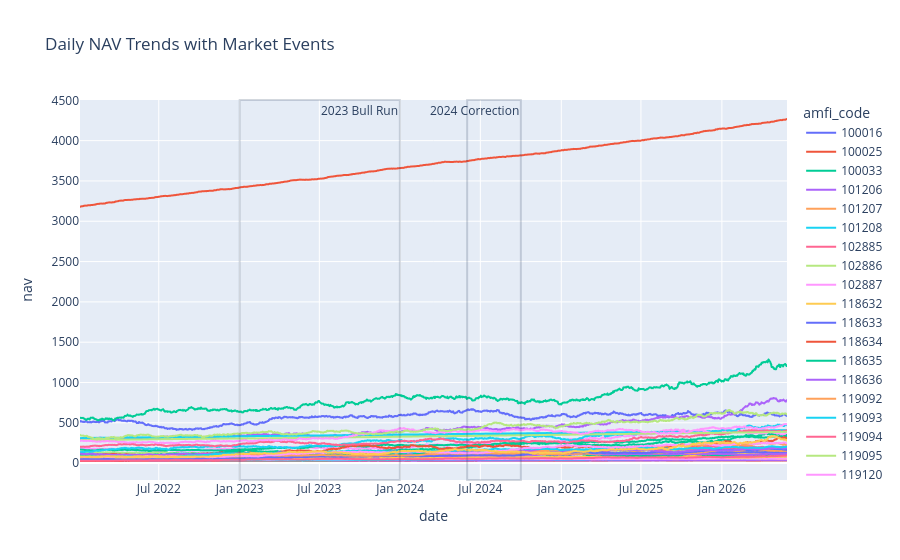

Notebook cell for this chart:
### Code cell
fig = px.line(
    nav,
    x="date",
    y="nav",
    color="amfi_code",
    title="Daily NAV Trends with Market Events"
)

# 2023 Bull Run
fig.add_vrect(
    x0="2023-01-01",
    x1="2023-12-31",
    annotation_text="2023 Bull Run",
    opacity=0.2
)

# 2024 Correction
fig.add_vrect(
    x0="2024-06-01",
    x1="2024-10-01",
    annotation_text="2024 Correction",
    opacity=0.2
)

fig.show()

### Figure 1 — Plotly figure (JSON) as saved in the notebook; plotly's stock layout.template omitted (floating-point values rounded to 4 significant figures; data arrays with more than 128 entries replaced by an {"elided": "..."} marker saying what was removed)
{"data": [{"hovertemplate": "amfi_code=100016<br>date=%{x}<br>nav=%{y}<extra></extra>", "legendgroup": "100016", "line": {"color": "#636efa", "dash": "solid"}, "marker": {"symbol": "circle"}, "mode": "lines", "name": "100016", "showlegend": true, "type": "scattergl", "x": {"elided": "1150 str values"}, "xaxis": "x", "y": {"elided": "1150 float values"}, "yaxis": "y"}, {"hovertemplate": "amfi_code=100025<br>date=%{x}<br>nav=%{y}<extra></extra>", "legendgroup": "100025", "line": {"color": "#EF553B", "dash": "solid"}, "marker": {"symbol": "circle"}, "mode": "lines", "name": "100025", "showlegend": true, "type": "scattergl", "x": {"elided": "1150 str values"}, "xaxis": "x", "y": {"elided": "1150 float values"}, "yaxis": "y"}, {"hovertemplate": "amfi_code=100033<br>date=%{x}<br>nav=%{y}<extra></extra>", "legendgroup": "100033", "line": {"color": "#00cc96", "dash": "solid"}, "marker": {"symbol": "circle"}, "mode": "lines", "name": "100033", "showlegend": true, "type": "scattergl", "x": {"elided": "1150 str values"}, "xaxis": "x", "y": {"elided": "1150 float values"}, "yaxis": "y"}, {"hovertemplate": "amfi_code=101206<br>date=%{x}<br>nav=%{y}<extra></extra>", "legendgroup": "101206", "line": {"color": "#ab63fa", "dash": "solid"}, "marker": {"symbol": "circle"}, "mode": "lines", "name": "101206", "showlegend": true, "type": "scattergl", "x": {"elided": "1150 str values"}, "xaxis": "x", "y": {"elided": "1150 float values"}, "yaxis": "y"}, {"hovertemplate": "amfi_code=101207<br>date=%{x}<br>nav=%{y}<extra></extra>", "legendgroup": "101207", "line": {"color": "#FFA15A", "dash": "solid"}, "marker": {"symbol": "circle"}, "mode": "lines", "name": "101207", "showlegend": true, "type": "scattergl", "x": {"elided": "1150 str values"}, "xaxis": "x", "y": {"elided": "1150 float values"}, "yaxis": "y"}, {"hovertemplate": "amfi_code=101208<br>date=%{x}<br>nav=%{y}<extra></extra>", "legendgroup": "101208", "line": {"color": "#19d3f3", "dash": "solid"}, "marker": {"symbol": "circle"}, "mode": "lines", "name": "101208", "showlegend": true, "type": "scattergl", "x": {"elided": "1150 str values"}, "xaxis": "x", "y": {"elided": "1150 float values"}, "yaxis": "y"}, {"hovertemplate": "amfi_code=102885<br>date=%{x}<br>nav=%{y}<extra></extra>", "legendgroup": "102885", "line": {"color": "#FF6692", "dash": "solid"}, "marker": {"symbol": "circle"}, "mode": "lines", "name": "102885", "showlegend": true, "type": "scattergl", "x": {"elided": "1150 str values"}, "xaxis": "x", "y": {"elided": "1150 float values"}, "yaxis": "y"}, {"hovertemplate": "amfi_code=102886<br>date=%{x}<br>nav=%{y}<extra></extra>", "legendgroup": "102886", "line": {"color": "#B6E880", "dash": "solid"}, "marker": {"symbol": "circle"}, "mode": "lines", "name": "102886", "showlegend": true, "type": "scattergl", "x": {"elided": "1150 str values"}, "xaxis": "x", "y": {"elided": "1150 float values"}, "yaxis": "y"}, {"hovertemplate": "amfi_code=102887<br>date=%{x}<br>nav=%{y}<extra></extra>", "legendgroup": "102887", "line": {"color": "#FF97FF", "dash": "solid"}, "marker": {"symbol": "circle"}, "mode": "lines", "name": "102887", "showlegend": true, "type": "scattergl", "x": {"elided": "1150 str values"}, "xaxis": "x", "y": {"elided": "1150 float values"}, "yaxis": "y"}, {"hovertemplate": "amfi_code=118632<br>date=%{x}<br>nav=%{y}<extra></extra>", "legendgroup": "118632", "line": {"color": "#FECB52", "dash": "solid"}, "marker": {"symbol": "circle"}, "mode": "lines", "name": "118632", "showlegend": true, "type": "scattergl", "x": {"elided": "1150 str values"}, "xaxis": "x", "y": {"elided": "1150 float values"}, "yaxis": "y"}, {"hovertemplate": "amfi_code=118633<br>date=%{x}<br>nav=%{y}<extra></extra>", "legendgroup": "118633", "line": {"color": "#636efa", "dash": "solid"}, "marker": {"symbol": "circle"}, "mode": "lines", "name": "118633", "showlegend": true, "type": "scattergl", "x": {"elided": "1150 str values"}, "xaxis": "x", "y": {"elided": "1150 float values"}, "yaxis": "y"}, {"hovertemplate": "amfi_code=118634<br>date=%{x}<br>nav=%{y}<extra></extra>", "legendgroup": "118634", "line": {"color": "#EF553B", "dash": "solid"}, "marker": {"symbol": "circle"}, "mode": "lines", "name": "118634", "showlegend": true, "type": "scattergl", "x": {"elided": "1150 str values"}, "xaxis": "x", "y": {"elided": "1150 float values"}, "yaxis": "y"}, {"hovertemplate": "amfi_code=118635<br>date=%{x}<br>nav=%{y}<extra></extra>", "legendgroup": "118635", "line": {"color": "#00cc96", "dash": "solid"}, "marker": {"symbol": "circle"}, "mode": "lines", "name": "118635", "showlegend": true, "type": "scattergl", "x": {"elided": "1150 str values"}, "xaxis": "x", "y": {"elided": "1150 float values"}, "yaxis": "y"}, {"hovertemplate": "amfi_code=118636<br>date=%{x}<br>nav=%{y}<extra></extra>", "legendgroup": "118636", "line": {"color": "#ab63fa", "dash": "solid"}, "marker": {"symbol": "circle"}, "mode": "lines", "name": "118636", "showlegend": true, "type": "scattergl", "x": {"elided": "1150 str values"}, "xaxis": "x", "y": {"elided": "1150 float values"}, "yaxis": "y"}, {"hovertemplate": "amfi_code=119092<br>date=%{x}<br>nav=%{y}<extra></extra>", "legendgroup": "119092", "line": {"color": "#FFA15A", "dash": "solid"}, "marker": {"symbol": "circle"}, "mode": "lines", "name": "119092", "showlegend": true, "type": "scattergl", "x": {"elided": "1150 str values"}, "xaxis": "x", "y": {"elided": "1150 float values"}, "yaxis": "y"}, {"hovertemplate": "amfi_code=119093<br>date=%{x}<br>nav=%{y}<extra></extra>", "legendgroup": "119093", "line": {"color": "#19d3f3", "dash": "solid"}, "marker": {"symbol": "circle"}, "mode": "lines", "name": "119093", "showlegend": true, "type": "scattergl", "x": {"elided": "1150 str values"}, "xaxis": "x", "y": {"elided": "1150 float values"}, "yaxis": "y"}, {"hovertemplate": "amfi_code=119094<br>date=%{x}<br>nav=%{y}<extra></extra>", "legendgroup": "119094", "line": {"color": "#FF6692", "dash": "solid"}, "marker": {"symbol": "circle"}, "mode": "lines", "name": "119094", "showlegend": true, "type": "scattergl", "x": {"elided": "1150 str values"}, "xaxis": "x", "y": {"elided": "1150 float values"}, "yaxis": "y"}, {"hovertemplate": "amfi_code=119095<br>date=%{x}<br>nav=%{y}<extra></extra>", "legendgroup": "119095", "line": {"color": "#B6E880", "dash": "solid"}, "marker": {"symbol": "circle"}, "mode": "lines", "name": "119095", "showlegend": true, "type": "scattergl", "x": {"elided": "1150 str values"}, "xaxis": "x", "y": {"elided": "1150 float values"}, "yaxis": "y"}, {"hovertemplate": "amfi_code=119120<br>date=%{x}<br>nav=%{y}<extra></extra>", "legendgroup": "119120", "line": {"color": "#FF97FF", "dash": "solid"}, "marker": {"symbol": "circle"}, "mode": "lines", "name": "119120", "showlegend": true, "type": "scattergl", "x": {"elided": "1150 str values"}, "xaxis": "x", "y": {"elided": "1150 float values"}, "yaxis": "y"}, {"hovertemplate": "amfi_code=119551<br>date=%{x}<br>nav=%{y}<extra></extra>", "legendgroup": "119551", "line": {"color": "#FECB52", "dash": "solid"}, "marker": {"symbol": "circle"}, "mode": "lines", "name": "119551", "showlegend": true, "type": "scattergl", "x": {"elided": "1150 str values"}, "xaxis": "x", "y": {"elided": "1150 float values"}, "yaxis": "y"}, {"hovertemplate": "amfi_code=119552<br>date=%{x}<br>nav=%{y}<extra></extra>", "legendgroup": "119552", "line": {"color": "#636efa", "dash": "solid"}, "marker": {"symbol": "circle"}, "mode": "lines", "name": "119552", "showlegend": true, "type": "scattergl", "x": {"elided": "1150 str values"}, "xaxis": "x", "y": {"elided": "1150 float values"}, "yaxis": "y"}, {"hovertemplate": "amfi_code=119598<br>date=%{x}<br>nav=%{y}<extra></extra>", "legendgroup": "119598", "line": {"color": "#EF553B", "dash": "solid"}, "marker": {"symbol": "circle"}, "mode": "lines", "name": "119598", "showlegend": true, "type": "scattergl", "x": {"elided": "1150 str values"}, "xaxis": "x", "y": {"elided": "1150 float values"}, "yaxis": "y"}, {"hovertemplate": "amfi_code=119599<br>date=%{x}<br>nav=%{y}<extra></extra>", "legendgroup": "119599", "line": {"color": "#00cc96", "dash": "solid"}, "marker": {"symbol": "circle"}, "mode": "lines", "name": "119599", "showlegend": true, "type": "scattergl", "x": {"elided": "1150 str values"}, "xaxis": "x", "y": {"elided": "1150 float values"}, "yaxis": "y"}, {"hovertemplate": "amfi_code=120503<br>date=%{x}<br>nav=%{y}<extra></extra>", "legendgroup": "120503", "line": {"color": "#ab63fa", "dash": "solid"}, "marker": {"symbol": "circle"}, "mode": "lines", "name": "120503", "showlegend": true, "type": "scattergl", "x": {"elided": "1150 str values"}, "xaxis": "x", "y": {"elided": "1150 float values"}, "yaxis": "y"}, {"hovertemplate": "amfi_code=120504<br>date=%{x}<br>nav=%{y}<extra></extra>", "legendgroup": "120504", "line": {"color": "#FFA15A", "dash": "solid"}, "marker": {"symbol": "circle"}, "mode": "lines", "name": "120504", "showlegend": true, "type": "scattergl", "x": {"elided": "1150 str values"}, "xaxis": "x", "y": {"elided": "1150 float values"}, "yaxis": "y"}, {"hovertemplate": "amfi_code=120505<br>date=%{x}<br>nav=%{y}<extra></extra>", "legendgroup": "120505", "line": {"color": "#19d3f3", "dash": "solid"}, "marker": {"symbol": "circle"}, "mode": "lines", "name": "120505", "showlegend": true, "type": "scattergl", "x": {"elided": "1150 str values"}, "xaxis": "x", "y": {"elided": "1150 float values"}, "yaxis": "y"}, {"hovertemplate": "amfi_code=120506<br>date=%{x}<br>nav=%{y}<extra></extra>", "legendgroup": "120506", "line": {"color": "#FF6692", "dash": "solid"}, "marker": {"symbol": "circle"}, "mode": "lines", "name": "120506", "showlegend": true, "type": "scattergl", "x": {"elided": "1150 str values"}, "xaxis": "x", "y": {"elided": "1150 float values"}, "yaxis": "y"}, {"hovertemplate": "amfi_code=120507<br>date=%{x}<br>nav=%{y}<extra></extra>", "legendgroup": "120507", "line": {"color": "#B6E880", "dash": "solid"}, "marker": {"symbol": "circle"}, "mode": "lines", "name": "120507", "showlegend": true, "type": "scattergl", "x": {"elided": "1150 str values"}, "xaxis": "x", "y": {"elided": "1150 float values"}, "yaxis": "y"}, {"hovertemplate": "amfi_code=120841<br>date=%{x}<br>nav=%{y}<extra></extra>", "legendgroup": "120841", "line": {"color": "#FF97FF", "dash": "solid"}, "marker": {"symbol": "circle"}, "mode": "lines", "name": "120841", "showlegend": true, "type": "scattergl", "x": {"elided": "1150 str values"}, "xaxis": "x", "y": {"elided": "1150 float values"}, "yaxis": "y"}, {"hovertemplate": "amfi_code=120842<br>date=%{x}<br>nav=%{y}<extra></extra>", "legendgroup": "120842", "line": {"color": "#FECB52", "dash": "solid"}, "marker": {"symbol": "circle"}, "mode": "lines", "name": "120842", "showlegend": true, "type": "scattergl", "x": {"elided": "1150 str values"}, "xaxis": "x", "y": {"elided": "1150 float values"}, "yaxis": "y"}, {"hovertemplate": "amfi_code=120843<br>date=%{x}<br>nav=%{y}<extra></extra>", "legendgroup": "120843", "line": {"color": "#636efa", "dash": "solid"}, "marker": {"symbol": "circle"}, "mode": "lines", "name": "120843", "showlegend": true, "type": "scattergl", "x": {"elided": "1150 str values"}, "xaxis": "x", "y": {"elided": "1150 float values"}, "yaxis": "y"}, {"hovertemplate": "amfi_code=120844<br>date=%{x}<br>nav=%{y}<extra></extra>", "legendgroup": "120844", "line": {"color": "#EF553B", "dash": "solid"}, "marker": {"symbol": "circle"}, "mode": "lines", "name": "120844", "showlegend": true, "type": "scattergl", "x": {"elided": "1150 str values"}, "xaxis": "x", "y": {"elided": "1150 float values"}, "yaxis": "y"}, {"hovertemplate": "amfi_code=125497<br>date=%{x}<br>nav=%{y}<extra></extra>", "legendgroup": "125497", "line": {"color": "#00cc96", "dash": "solid"}, "marker": {"symbol": "circle"}, "mode": "lines", "name": "125497", "showlegend": true, "type": "scattergl", "x": {"elided": "1150 str values"}, "xaxis": "x", "y": {"elided": "1150 float values"}, "yaxis": "y"}, {"hovertemplate": "amfi_code=125498<br>date=%{x}<br>nav=%{y}<extra></extra>", "legendgroup": "125498", "line": {"color": "#ab63fa", "dash": "solid"}, "marker": {"symbol": "circle"}, "mode": "lines", "name": "125498", "showlegend": true, "type": "scattergl", "x": {"elided": "1150 str values"}, "xaxis": "x", "y": {"elided": "1150 float values"}, "yaxis": "y"}, {"hovertemplate": "amfi_code=148567<br>date=%{x}<br>nav=%{y}<extra></extra>", "legendgroup": "148567", "line": {"color": "#FFA15A", "dash": "solid"}, "marker": {"symbol": "circle"}, "mode": "lines", "name": "148567", "showlegend": true, "type": "scattergl", "x": {"elided": "1150 str values"}, "xaxis": "x", "y": {"elided": "1150 float values"}, "yaxis": "y"}, {"hovertemplate": "amfi_code=148568<br>date=%{x}<br>nav=%{y}<extra></extra>", "legendgroup": "148568", "line": {"color": "#19d3f3", "dash": "solid"}, "marker": {"symbol": "circle"}, "mode": "lines", "name": "148568", "showlegend": true, "type": "scattergl", "x": {"elided": "1150 str values"}, "xaxis": "x", "y": {"elided": "1150 float values"}, "yaxis": "y"}, {"hovertemplate": "amfi_code=148569<br>date=%{x}<br>nav=%{y}<extra></extra>", "legendgroup": "148569", "line": {"color": "#FF6692", "dash": "solid"}, "marker": {"symbol": "circle"}, "mode": "lines", "name": "148569", "showlegend": true, "type": "scattergl", "x": {"elided": "1150 str values"}, "xaxis": "x", "y": {"elided": "1150 float values"}, "yaxis": "y"}, {"hovertemplate": "amfi_code=149322<br>date=%{x}<br>nav=%{y}<extra></extra>", "legendgroup": "149322", "line": {"color": "#B6E880", "dash": "solid"}, "marker": {"symbol": "circle"}, "mode": "lines", "name": "149322", "showlegend": true, "type": "scattergl", "x": {"elided": "1150 str values"}, "xaxis": "x", "y": {"elided": "1150 float values"}, "yaxis": "y"}, {"hovertemplate": "amfi_code=149323<br>date=%{x}<br>nav=%{y}<extra></extra>", "legendgroup": "149323", "line": {"color": "#FF97FF", "dash": "solid"}, "marker": {"symbol": "circle"}, "mode": "lines", "name": "149323", "showlegend": true, "type": "scattergl", "x": {"elided": "1150 str values"}, "xaxis": "x", "y": {"elided": "1150 float values"}, "yaxis": "y"}, {"hovertemplate": "amfi_code=149324<br>date=%{x}<br>nav=%{y}<extra></extra>", "legendgroup": "149324", "line": {"color": "#FECB52", "dash": "solid"}, "marker": {"symbol": "circle"}, "mode": "lines", "name": "149324", "showlegend": true, "type": "scattergl", "x": {"elided": "1150 str values"}, "xaxis": "x", "y": {"elided": "1150 float values"}, "yaxis": "y"}], "layout": {"annotations": [{"showarrow": false, "text": "2023 Bull Run", "x": "2023-12-31", "xanchor": "right", "xref": "x", "y": 1, "yanchor": "top", "yref": "y domain"}, {"showarrow": false, "text": "2024 Correction", "x": "2024-10-01", "xanchor": "right", "xref": "x", "y": 1, "yanchor": "top", "yref": "y domain"}], "legend": {"title": {"text": "amfi_code"}, "tracegroupgap": 0}, "shapes": [{"opacity": 0.2, "type": "rect", "x0": "2023-01-01", "x1": "2023-12-31", "xref": "x", "y0": 0, "y1": 1, "yref": "y domain"}, {"opacity": 0.2, "type": "rect", "x0": "2024-06-01", "x1": "2024-10-01", "xref": "x", "y0": 0, "y1": 1, "yref": "y domain"}], "title": {"text": "Daily NAV Trends with Market Events"}, "xaxis": {"anchor": "y", "domain": [0, 1], "title": {"text": "date"}}, "yaxis": {"anchor": "x", "domain": [0, 1], "title": {"text": "nav"}}}}
